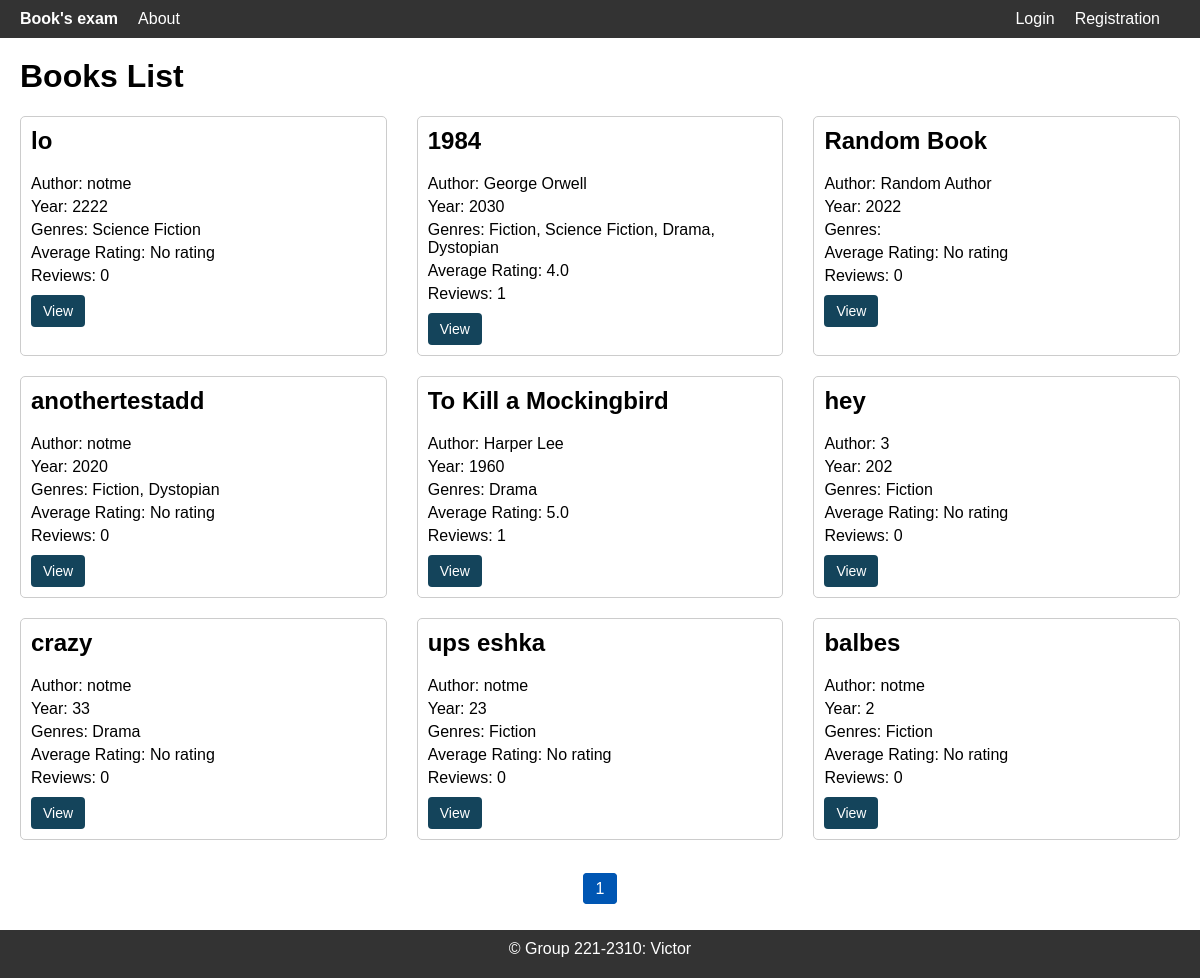
/, run on an earlier commit of the app's database.
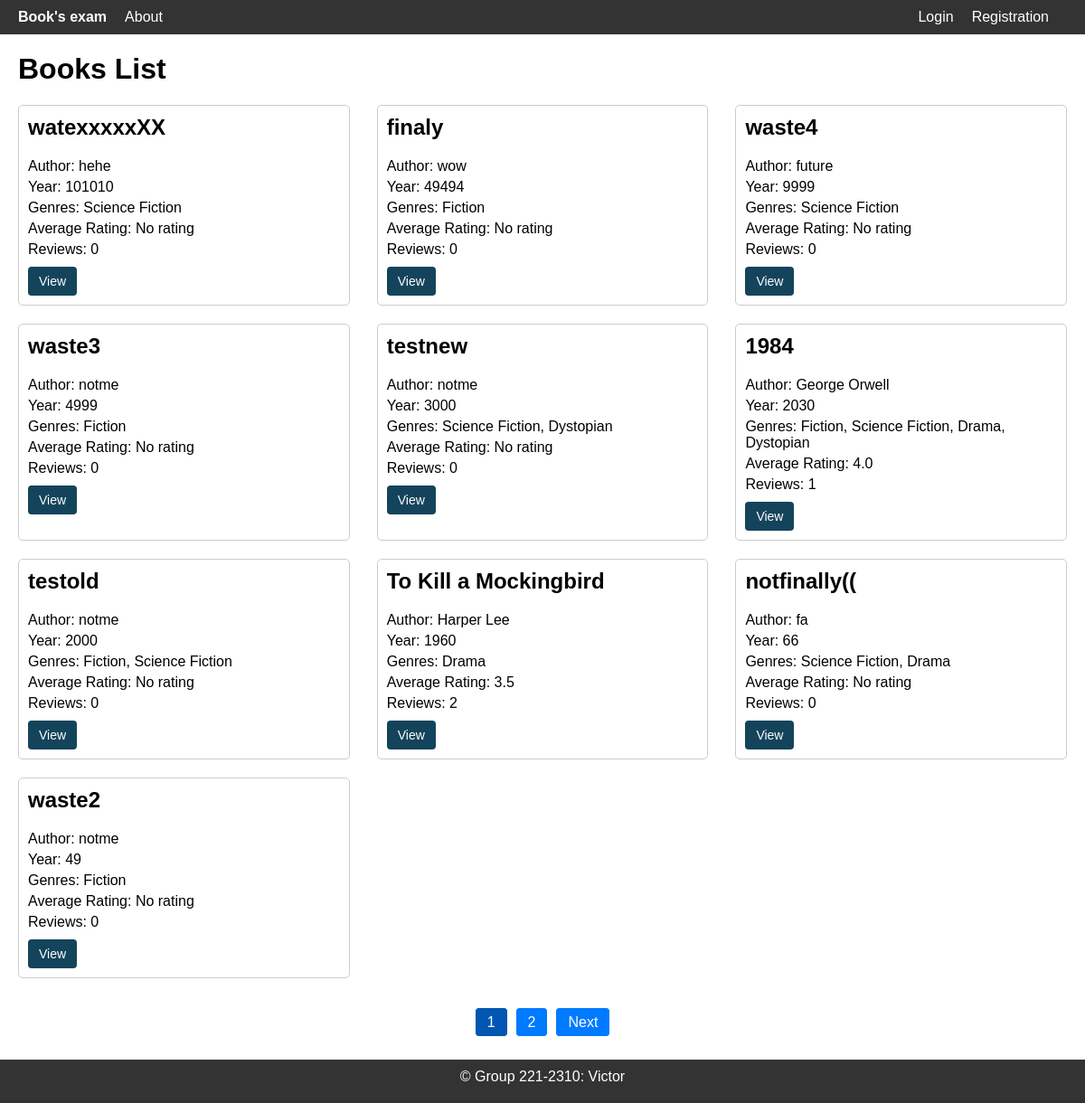
And on a later commit of the database.
### app/models.py (models this page shows)
class Book(db.Model):
    id = db.Column(db.Integer, primary_key=True)
    title = db.Column(db.String(200), nullable=False)
    description = db.Column(db.Text, nullable=False)
    year = db.Column(db.Integer, nullable=False)
    publisher = db.Column(db.String(200), nullable=False)
    author = db.Column(db.String(200), nullable=False)
    pages = db.Column(db.Integer, nullable=False)
    cover_id = db.Column(db.Integer, db.ForeignKey('cover.id'), nullable=False)
    genres = db.relationship('Genre', secondary='book_genre', backref=db.backref('books', lazy='dynamic'))
    reviews = db.relationship('Review', backref='book', lazy=True)

class Genre(db.Model):
    id = db.Column(db.Integer, primary_key=True)
    name = db.Column(db.String(200), unique=True, nullable=False)

### app/routes.py (the view)
@app.route('/')
def index():
    page = request.args.get('page', 1, type=int)
    books = Book.query.order_by(Book.year.desc()).paginate(page=page, per_page=10)
    book_avg_ratings = {}
    reviews_count = {}
    for book in books.items:
        avg_rating = db.session.query(func.avg(Review.rating)).filter(Review.book_id == book.id).scalar()
        book_avg_ratings[book.id] = round(avg_rating, 2) if avg_rating is not None else "No rating"
        reviews_count[book.id] = Review.query.filter(Review.book_id == book.id).count()
    return render_template('index.html', books=books, book_avg_ratings=book_avg_ratings, reviews_count=reviews_count)

### app/templates/index.html (shortened to what this page needs)
{% extends "base.html" %}
{% block content %}
    <h1>Books List</h1>
    <div class="books">
        {% for book in books.items %}
            <div class="book">
                <h2>{{ book.title }}</h2>
                <p class="author">Author: {{ book.author }}</p>
                <p class="year">Year: {{ book.year }}</p>
                <p class="genres">Genres: {% for genre in book.genres %}{{ genre.name }}{% if not loop.last %}, {% endif %}{% endfor %}</p>
                {% if book.id in book_avg_ratings %}
                    <p class="avg-rating">Average Rating: {{ book_avg_ratings[book.id] }}</p>
                {% else %}
                    <p class="avg-rating">Average Rating: No rating</p>
                {% endif %}
                <p class="reviews">Reviews: {{ reviews_count[book.id] }}</p>
                {% if current_user.is_authenticated %}
                    {% if current_user.role.name == 'Администратор' %}
                        <div class="button-wrapper">
                            <a class="button view" href="{{ url_for('view_book', book_id=book.id) }}">View</a>
                        </div>
                        <div class="button-wrapper">
                            <a class="button edit" href="{{ url_for('edit_book', book_id=book.id) }}">Edit</a>
                        </div>
                        <div class="button-wrapper">
                            <a class="button delete" href="#" data-book-id="{{ book.id }}" data-book-title="{{ book.title }}">Delete</a>
                        </div>
                    {% elif current_user.role.name == 'Модератор' %}
                        <div class="button-wrapper">
                            <a class="button view" href="{{ url_for('view_book', book_id=book.id) }}">View</a>
                        </div>
                        <div class="button-wrapper">
                            <a class="button edit" href="{{ url_for('edit_book', book_id=book.id) }}">Edit</a>
                        </div>
                    {% else %}
                        <div class="button-wrapper">
                            <a class="button view" href="{{ url_for('view_book', book_id=book.id) }}">View</a>
                        </div>
                    {% endif %}
                {% else %}
                    <div class="button-wrapper">
                        <a class="button view" href="{{ url_for('view_book', book_id=book.id) }}">View</a>
                    </div>
                {% endif %}
            </div>
        {% endfor %}
    </div>
    <div class="pagination">
        {% for num in books.iter_pages() %}
            {% if num %}
                {% if num == books.page %}
                    <li class="page-item active"><a class="page-link" href="#">{{ num }}</a></li>
                {% else %}
                    <li class="page-item"><a class="page-link" href="{{ url_for('index', page=num) }}">{{ num }}</a></li>
                {% endif %}
            {% else %}
                <li class="page-item disabled"><span class="page-link">...</span></li>
            {% endif %}
        {% endfor %}
        {% if books.has_next %}
            <li class="page-item"><a class="page-link" href="{{ url_for('index', page=books.next_num) }}">Next</a></li>
        {% endif %}
    </div>
{% endblock %}

### app/templates/base.html (shortened to what this page needs)
<!DOCTYPE html>
<html lang="en">
<head>
    <link rel="stylesheet" href="{{ url_for('static', filename='styles.css') }}">
</head>
<body>
<nav class="navbar">
    <div class="navbar-container">
        <div class="navbar-left">
            <a class="navbar-brand" href="{{ url_for('index') }}">Book's exam</a>
            <ul class="navbar-nav">
                <li><a href="{{ url_for('about') }}">About</a></li>
            </ul>
        </div>
        <div class="navbar-right">
            {% if current_user.is_authenticated %}
                <p class="username">Hello, {{ current_user.username }}</p>
                <a class="login-button" href="{{ url_for('logout') }}">Logout</a>
            {% else %}
                <a class="login-button" href="{{ url_for('login') }}">Login</a>
                <a class="login-button" href="{{ url_for('register')}}">Registration</a>
            {% endif %}
        </div>
    </div>
</nav>
<div class="content">
    {% block content %}
    {% endblock %}
</div>
<footer class="footer">
    <p>&copy; Group 221-2310: Victor</p>
</footer>
</body>
</html>

### app/static/styles.css (style rules this page uses)
body { font-family: Arial, sans-serif; margin: 0; padding: 0; display: flex; flex-direction: column; min-height: 100vh; }
.navbar { background-color: #333; color: #fff; padding: 10px 20px; }
p { margin-right: 20px; }
.login-button { text-decoration: none; color: #fff; margin-right: 20px; }
.navbar-container { display: flex; justify-content: space-between; align-items: center; }
.navbar-left { display: flex; align-items: center; }
.navbar-brand { color: #fff; font-weight: bold; text-decoration: none; margin-right: 20px; }
.navbar-nav { list-style-type: none; padding: 0; margin: 0; }
.navbar-nav li { display: inline; margin-right: 20px; }
.navbar-nav li a { color: #fff; text-decoration: none; }
.navbar-right { display: flex; align-items: center; }
.footer { background-color: #333; color: #fff; text-align: center; padding: 10px 0; width: 100%; }
.content { padding: 20px; flex: 1; margin-bottom: 60px; }
.books { display: flex; flex-wrap: wrap; justify-content: space-between; width: 100%; }
.book { border: 1px solid #ccc; border-radius: 5px; padding: 10px; margin-bottom: 20px; width: calc(33.33% - 20px); box-sizing: border-box; }
.button { display: inline-block; padding: 8px 12px; margin-top: 5px; border: none; border-radius: 4px; cursor: pointer; font-size: 14px; text-align: center; text-decoration: none; transition: background-color 0.3s; }
.button.view { background-color: #14445b; color: white; }
.book h2 { margin-top: 0; }
.book p { margin: 5px 0; }
.book a { text-decoration: none; color: blue; margin-top: 5px; display: inline-block; }
p { margin: 0 0 10px; }
h1, h2, h3, h4, h5, h6 { margin-top: 0; }
.footer { background-color: #333; color: #fff; text-align: center; padding: 10px 0; width: 100%; position: fixed; bottom: 0; }
.pagination { display: flex; justify-content: center; margin-top: 20px; }
.pagination .page-item { margin: 0 5px; list-style: none; }
.pagination .page-item a { text-decoration: none; background-color: #007bff; color: #fff; border: 1px solid #007bff; padding: 6px 12px; border-radius: 4px; transition: background-color 0.3s; }
.pagination .page-item.active a { background-color: #0056b3; border-color: #0056b3; cursor: default; }

What changed in the data, as far as the page shows it:
removed Book: title "lo", author "notme", year "2222", book_avg_ratings "No rating", reviews_count "0", Genre (name "Science Fiction")
removed Book: title "Random Book", author "Random Author", year "2022", book_avg_ratings "No rating", reviews_count "0"
removed Book: title "anothertestadd", author "notme", year "2020", book_avg_ratings "No rating", reviews_count "0", Genre (name "Fiction"), Genre (name "Dystopian")
removed Book: title "hey", author "3", year "202", book_avg_ratings "No rating", reviews_count "0", Genre (name "Fiction")
no longer on this page (row unchanged): Book: title "ups eshka", author "notme", year "23", book_avg_ratings "No rating", reviews_count "0", Genre (name "Fiction")
added Book: title "watexxxxxXX", author "hehe", year "101010", book_avg_ratings "No rating", reviews_count "0", Genre (name "Science Fiction")
added Book: title "finaly", author "wow", year "49494", book_avg_ratings "No rating", reviews_count "0", Genre (name "Fiction")
added Book: title "waste4", author "future", year "9999", book_avg_ratings "No rating", reviews_count "0", Genre (name "Science Fiction")
added Book: title "waste3", author "notme", year "4999", book_avg_ratings "No rating", reviews_count "0", Genre (name "Fiction")
changed Book: title "balbes" → "testnew"; year "2" → "3000"; gains Genre (name "Science Fiction"); gains Genre (name "Dystopian"); loses Genre (name "Fiction"); moves up the list
changed Book: title "crazy" → "testold"; year "33" → "2000"; gains Genre (name "Fiction"); gains Genre (name "Science Fiction"); loses Genre (name "Drama"); moves down the list
computed for Book "To Kill a Mockingbird": book_avg_ratings "5.0" → "3.5"; id "1" → "2"
added Book: title "notfinally((", author "fa", year "66", book_avg_ratings "No rating", reviews_count "0", Genre (name "Science Fiction"), Genre (name "Drama")
added Book: title "waste2", author "notme", year "49", book_avg_ratings "No rating", reviews_count "0", Genre (name "Fiction")
Also different on the page:
new list line: "2"
text now shown: "Next"
